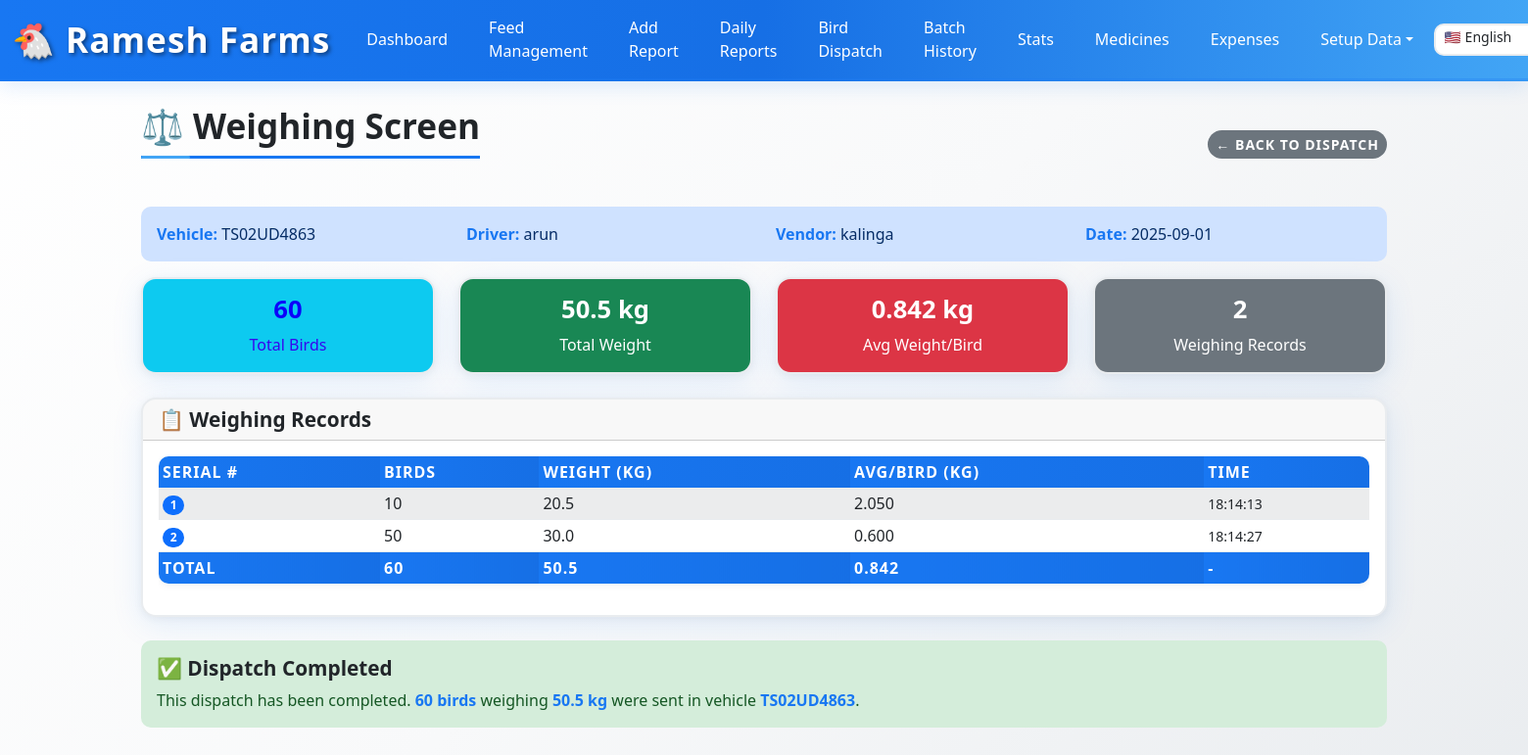
The page /weighing_screen/1 (signed in) on the database its author committed.
### app.py (models this page shows)
class BirdDispatch(db.Model):
    id = db.Column(db.Integer, primary_key=True)
    cycle_id = db.Column(db.Integer, nullable=False)
    vehicle_no = db.Column(db.String(50), nullable=False)
    driver_name = db.Column(db.String(120), nullable=False)
    dispatch_date = db.Column(db.String(20), nullable=False)
    dispatch_time = db.Column(db.String(20), nullable=False)
    vendor_name = db.Column(db.String(120))
    total_birds = db.Column(db.Integer, default=0)
    total_weight = db.Column(db.Float, default=0.0)  # kg
    avg_weight_per_bird = db.Column(db.Float, default=0.0)  # kg
    notes = db.Column(db.String(500))
    status = db.Column(db.String(20), default='active')  # 'active', 'completed'

class WeighingRecord(db.Model):
    id = db.Column(db.Integer, primary_key=True)
    dispatch_id = db.Column(db.Integer, nullable=False)
    serial_no = db.Column(db.Integer, nullable=False)
    no_of_birds = db.Column(db.Integer, nullable=False)
    weight = db.Column(db.Float, nullable=False)  # kg
    avg_weight_per_bird = db.Column(db.Float, default=0.0)  # kg
    timestamp = db.Column(db.String(20), nullable=False)

### app.py (the view)
@app.route('/weighing_screen/<int:dispatch_id>')
@login_required
def weighing_screen(dispatch_id):
    dispatch = BirdDispatch.query.get_or_404(dispatch_id)
    cycle = get_active_cycle()
    if not cycle or dispatch.cycle_id != cycle.id:
        flash('Invalid dispatch record!', 'error')
        return redirect(url_for('bird_dispatch'))
    weighing_records = WeighingRecord.query.filter_by(dispatch_id=dispatch_id).order_by(WeighingRecord.serial_no).all()
    total_birds = sum(record.no_of_birds for record in weighing_records)
    total_weight = sum(record.weight for record in weighing_records)
    avg_weight_per_bird = round(total_weight / total_birds, 3) if total_birds > 0 else 0
    return render_template('weighing_screen.html',
                         dispatch=dispatch,
                         weighing_records=weighing_records,
                         total_birds=total_birds,
                         total_weight=total_weight,
                         avg_weight_per_bird=avg_weight_per_bird)

### app.py (called while the page is built)
def login_required(f):
    @wraps(f)
    def decorated_function(*args, **kwargs):
        if 'user_id' not in session:
            return redirect(url_for('login'))
        return f(*args, **kwargs)
    return decorated_function

def get_active_cycle():
    return Cycle.query.filter_by(status='active').order_by(Cycle.id.desc()).first()

### templates/weighing_screen.html (shortened to what this page needs)
{% extends "base.html" %}
{% block content %}
<div class="container-fluid">
  <div class="row">
    <div class="col-12">
      <div class="d-flex justify-content-between align-items-center mb-4">
        <h2>⚖️ Weighing Screen</h2>
        <div>
          <a href="{{ url_for('bird_dispatch') }}" class="btn btn-secondary btn-sm">← Back to Dispatch</a>
        </div>
      </div>
      <div class="alert alert-primary">
        <div class="row">
          <div class="col-md-3"><strong>Vehicle:</strong> {{ dispatch.vehicle_no }}</div>
          <div class="col-md-3"><strong>Driver:</strong> {{ dispatch.driver_name }}</div>
          <div class="col-md-3"><strong>Vendor:</strong> {{ dispatch.vendor_name or 'N/A' }}</div>
          <div class="col-md-3"><strong>Date:</strong> {{ dispatch.dispatch_date }}</div>
        </div>
      </div>
      <div class="row mb-4">
        <div class="col-md-3">
          <div class="card bg-info text-white">
            <div class="card-body text-center">
              <h4 style="color: rgb(12, 0, 250);">{{ total_birds }}</h4>
              <p class="mb-0" style="color: rgb(54, 7, 239);">Total Birds</p>
            </div>
          </div>
        </div>
        <div class="col-md-3">
          <div class="card bg-success text-white">
            <div class="card-body text-center">
              <h4 style="color: white;">{{ "%.1f"|format(total_weight) }} kg</h4>
              <p class="mb-0" style="color: white;">Total Weight</p>
            </div>
          </div>
        </div>
        <div class="col-md-3">
          <div class="card bg-danger text-dark">
            <div class="card-body text-center">
              <h4 style="color: white;">{{ "%.3f"|format(avg_weight_per_bird) }} kg</h4>
              <p class="mb-0" style="color: white;">Avg Weight/Bird</p>
            </div>
          </div>
        </div>
        <div class="col-md-3">
          <div class="card bg-secondary text-white">
            <div class="card-body text-center">
              <h4 style="color: white;">{{ weighing_records|length }}</h4>
              <p class="mb-0" style="color: white;">Weighing Records</p>
            </div>
          </div>
        </div>
      </div>
      {% if weighing_records %}
      <div class="card mb-4">
        <div class="card-header">
          <h5 class="card-title mb-0">📋 Weighing Records</h5>
        </div>
        <div class="card-body">
          <div class="table-responsive d-none d-md-block">
            <table class="table table-sm table-striped">
              <thead class="table-dark">
                <tr>
                  <th>Serial #</th>
                  <th>Birds</th>
                  <th>Weight (kg)</th>
                  <th>Avg/Bird (kg)</th>
                  <th>Time</th>
                </tr>
              </thead>
              <tbody>
                {% for record in weighing_records %}
                <tr>
                  <td><span class="badge bg-primary">{{ record.serial_no }}</span></td>
                  <td>{{ record.no_of_birds }}</td>
                  <td>{{ "%.1f"|format(record.weight) }}</td>
                  <td>{{ "%.3f"|format(record.avg_weight_per_bird) }}</td>
                  <td><small>{{ record.timestamp.split('T')[1] if 'T' in record.timestamp else record.timestamp }}</small></td>
                </tr>
                {% endfor %}
              </tbody>
              <tfoot class="table-info">
                <tr>
                  <th>TOTAL</th>
                  <th style="color: white;">{{ total_birds }}</th>
                  <th style="color: white;">{{ "%.1f"|format(total_weight) }}</th>
                  <th style="color: white;">{{ "%.3f"|format(avg_weight_per_bird) }}</th>
                  <th colspan="{{ '2' if session.role == 'admin' and dispatch.status == 'active' else '1' }}">-</th>
                </tr>
              </tfoot>
            </table>
          </div>
        </div>
      </div>
      {% else %}
      <div class="alert alert-warning">
        <h5>⚖️ No weighing records yet</h5>
        <p class="mb-0">Start adding weighing records using the form above.</p>
      </div>
      {% endif %}
      {% if dispatch.status == 'active' and weighing_records %}
      <div class="card border-success">
        <div class="card-body text-center">
          <h5 class="text-success">Ready to Complete Dispatch</h5>
          <p class="text-muted">
            Once you complete the dispatch, the bird count will be deducted from the current cycle
            and this dispatch will be marked as completed.
          </p>
          <form method="POST" action="{{ url_for('complete_dispatch', dispatch_id=dispatch.id) }}"
                onsubmit="return confirm('Are you sure you want to complete this dispatch? This action cannot be undone.')">
            <button type="submit" class="btn btn-success btn-lg">
              ✅ Complete Dispatch ({{ total_birds }} birds, {{ "%.1f"|format(total_weight) }} kg)
            </button>
          </form>
        </div>
      </div>
      {% elif dispatch.status == 'completed' %}
      <div class="alert alert-success">
        <h5>✅ Dispatch Completed</h5>
        <p class="mb-0">
          This dispatch has been completed. <strong>{{ dispatch.total_birds }} birds</strong>
          weighing <strong>{{ "%.1f"|format(dispatch.total_weight) }} kg</strong> were sent
          in vehicle <strong>{{ dispatch.vehicle_no }}</strong>.
        </p>
      </div>
      {% endif %}
    </div>
  </div>
</div>
{% endblock %}

### static/style.css (style rules this page uses)
:root { --fb-blue: #1877f2; --fb-blue-dark: #166fe5; --fb-blue-light: #42a5f5; --fb-light-bg: #f8f9fa; --fb-white: #ffffff; --fb-light-gray: #e9ecef; --fb-text-dark: #212529; --fb-text-muted: #6c757d; --fb-glow: rgba(24, 119, 242, 0.3); --fb-shadow: rgba(24, 119, 242, 0.15); }
body.font-size-medium { font-size: 1rem !important; }
body.font-size-medium h2 { font-size: 2.2rem !important; }
body.font-size-medium h4 { font-size: 1.6rem !important; }
body.font-size-medium h5 { font-size: 1.3rem !important; }
* { box-sizing: border-box; }
body { padding-bottom: 60px; background: linear-gradient(135deg, var(--fb-white) 0%, var(--fb-light-bg) 50%, var(--fb-light-gray) 100%); min-height: 100vh; color: var(--fb-text-dark); font-family: 'Segoe UI', Tahoma, Geneva, Verdana, sans-serif; }
body.lang-en { font-family: 'Segoe UI', Tahoma, Geneva, Verdana, sans-serif; }
.card { border-radius: 15px; background: var(--fb-white); border: 2px solid var(--fb-light-gray); box-shadow: 0 8px 32px rgba(24,119,242,0.1), 0 2px 8px rgba(0,0,0,0.05); transition: all 0.3s ease; position: relative; overflow: hidden; }
.card::before { content: ''; position: absolute; top: 0; left: -100%; width: 100%; height: 100%; background: linear-gradient(90deg, transparent, rgba(24,119,242,0.05), transparent); transition: left 0.5s; }
.card-body, .card .p-3 { position: relative; z-index: 1; }
.card-title { color: var(--fb-text-dark); }
.btn { border-radius: 25px; font-weight: 600; text-transform: uppercase; letter-spacing: 1px; transition: all 0.3s ease; position: relative; overflow: hidden; border: none; }
.table { color: var(--fb-text-dark); background: var(--fb-white); border-radius: 10px; overflow: hidden; box-shadow: 0 2px 8px rgba(0,0,0,0.05); }
.table th { background: linear-gradient(90deg, var(--fb-blue), var(--fb-blue-dark)); color: #ffffff; border: none; font-weight: 600; text-transform: uppercase; letter-spacing: 1px; }
.table td { border-color: var(--fb-light-gray); vertical-align: middle; }
.table-striped > tbody > tr:nth-of-type(odd) > td { background-color: var(--fb-light-bg); }
h1, h2, h3, h4, h5, h6 { color: var(--fb-text-dark); font-weight: 700; }
h2 { border-bottom: 3px solid var(--fb-blue); padding-bottom: 10px; margin-bottom: 25px; position: relative; }
h2::after { content: ''; position: absolute; bottom: -3px; left: 0; width: 50px; height: 3px; background: var(--fb-blue-light); border-radius: 2px; }
strong { color: var(--fb-blue); }
.text-white { color: var(--fb-text-dark) !important; }
.alert { border-radius: 10px; border: none; }
.alert-success { background: #d4edda; color: #155724; }
.container, .container-fluid { color: var(--fb-text-dark); }
.badge { font-size: 0.75em; font-weight: 600; padding: 0.35em 0.65em; border-radius: 10px; }

### rows shown on the page
BirdDispatch: vehicle_no "TS02UD4863", driver_name "arun", vendor_name "kalinga", dispatch_date "2025-09-01", total_birds "60", total_weight "50.5"
WeighingRecord: serial_no "1", no_of_birds "10", weight "20.5", avg_weight_per_bird "2.050", timestamp "18:14:13"
WeighingRecord: serial_no "2", no_of_birds "50", weight "30.0", avg_weight_per_bird "0.600", timestamp "18:14:27"

### other values the page prints
{{ total_birds }} "60"
{{ "%.1f"|format(total_weight) }} "50.5"
{{ "%.3f"|format(avg_weight_per_bird) }} "0.842"
{{ weighing_records|length }} "2"
